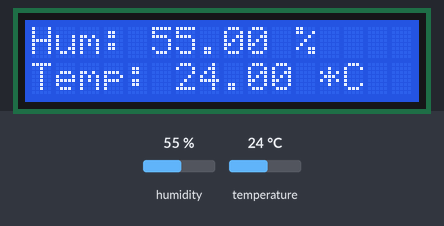
This sketch was run on a simulated Arduino Uno, built with avr-gcc and run on an emulated ATmega328P. Shown: 16×2 character LCD. The inputs (shaded band) are chosen by the test bench; at power-on: humidity 55 %, temperature 24 °C.

Above: at 1.2 s.
1.3 s: humidity set to 22 %
At 2.5 s:
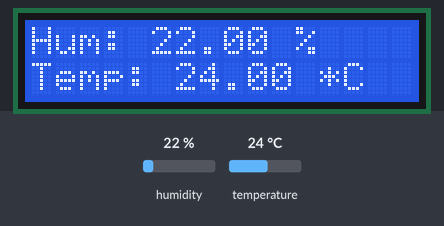
4.0 s: temperature set to 12 °C
At 4.7 s:
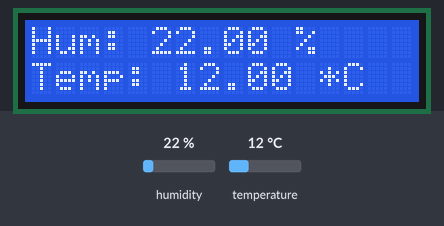
6.7 s: humidity set to 40 %
At 9.1 s:
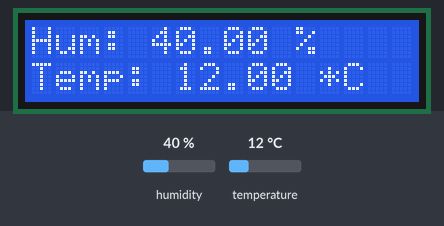
9.6 s: temperature set to 19 °C
At 11.3 s:
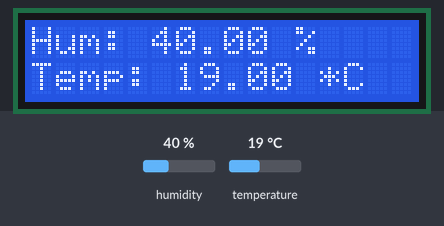
Timing chart, 0 to 12.8 s (numbered marks = the images above; inputs shaded):
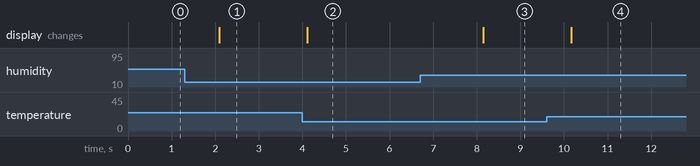

The sketch:

schematic_2__LCD_with_DHT22_.ino
```cpp
// this code is to use only LCD with potentiometer in 4 bit mode0

#include <LiquidCrystal.h>
#include "DHT.h"

#define DHTPIN  7 // what pin we are connected to
#define DHTTYPE DHT22 // DHT22 (AM2302)
DHT dht(DHTPIN,DHTTYPE);

//initialize the library with the numbers of the interface pins
//LiquidCrystal(rs,enable,d4,d5,d6,d7);
LiquidCrystal lcd(12,11,5,4,3,2);

void setup()
{
  // set up the LCD's number of columns and rows:
  lcd.begin(16,2);
  // print a message to the LCD
  lcd.print("DHT test");
  dht.begin();
}

void loop()
{
  float h = dht.readHumidity();
  float t = dht.readTemperature();
  // check if returns are valid , if they are NAN (not a number) then something went wrong
  if(isnan(t) || isnan(h))
  {
    lcd.clear();
    lcd.setCursor(0,0);
    lcd.print("can't get reading");
    lcd.setCursor(0,1);
    lcd.print("from DHT");
  }
  else
  {
    lcd.clear();
    lcd.setCursor(0,0);
    lcd.print("Hum: ");
    lcd.print(h);
    lcd.print(" %");
    lcd.setCursor(0,1);
    lcd.print("Temp: ");
    lcd.print(t);
    lcd.print(" *C");
  }
  delay(1000);
}
```

Measured:
- after the input at 1.3 s, the display: changes after 0.79 s (image 1)
- after the input at 4.0 s, the display: changes after 0.11 s (image 2)
- after the input at 6.7 s, the display: changes after 1.4 s (image 3)
- after the input at 9.6 s, the display: changes after 0.57 s (image 4)
